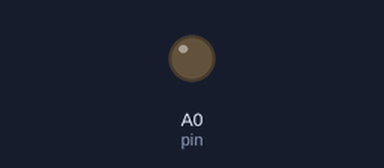
Simulated run of this sketch. Board: Arduino Uno, built with avr-gcc and run on an emulated ATmega328P. Parts: output pins drawn as LEDs (lit = HIGH).

Above: at 3.0 s.
At 8.5 s:
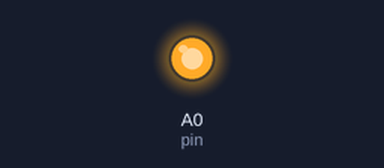
Timing chart, 0 to 14.3 s (numbered marks = the images above):
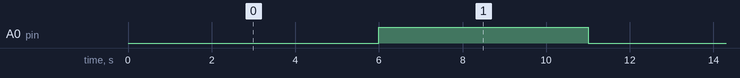

Measured:
- by itself, A0 (pin): alternates HIGH for 5.0 s and LOW for 6.0 s

The sketch:

analog_Test.ino
```cpp
#define pin         A0

void setup() {
  pinMode(pin, OUTPUT);
  Serial.begin(9600);
}

void loop() {
  for(int i = 0; i < 255; i+=25) {
    analogWrite(pin, i);
    delay(1000);
  }
}
```
